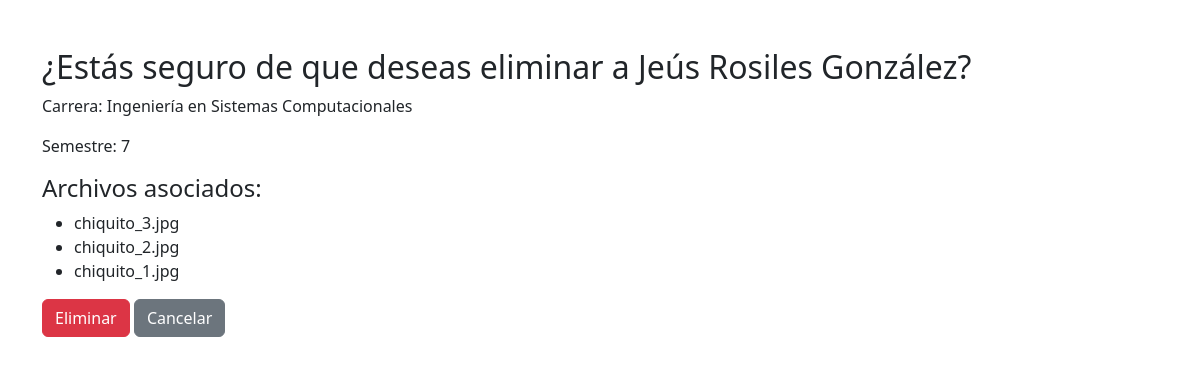
Screenshot of /estudiante/eliminar/9/ with the database file from the repository.
### archivos/models.py (models this page shows, shortened)
class Estudiante(models.Model):
    id = models.AutoField(primary_key=True)
    nombre = models.CharField(max_length=100)
    carrera = models.CharField(max_length=100)
    semestre = models.IntegerField()

class Archivos(models.Model):
    estudiante = models.ForeignKey(Estudiante, on_delete=models.CASCADE)
    archivo = models.FileField(upload_to='archivos/')

### archivos/views.py (the view)
# urls.py: path("estudiante/eliminar/<int:estudiante_id>/", eliminar_estudiante, name="eliminar_estudiante"),
def eliminar_estudiante(request, estudiante_id):
    estudiante = get_object_or_404(Estudiante, id=estudiante_id)
    if request.method == "POST":
        estudiante.delete()
        return redirect("crear_estudiante")
    archivos = Archivos.objects.filter(estudiante=estudiante)
    return render(request, "confirmar_eliminar.html", {"estudiante": estudiante, "archivos": archivos})

### archivos/templates/confirmar_eliminar.html (shortened to what this page needs)
<!DOCTYPE html>
<html>
<head>
    <link href="https://cdn.jsdelivr.net/npm/bootstrap@5.3.8/dist/css/bootstrap.min.css" rel="stylesheet">
</head>
<body>
    <div class="container mt-5">
        <h2>¿Estás seguro de que deseas eliminar a {{ estudiante.nombre }}?</h2>
        <p>Carrera: {{ estudiante.carrera }}</p>
        <p>Semestre: {{ estudiante.semestre }}</p>
        <h4>Archivos asociados:</h4>
        <ul>
            {% for archivo in archivos %}
                <li>{{ archivo.archivo.name|cut:'archivos/' }}</li>
            {% empty %}
                <li>No hay archivos subidos.</li>
            {% endfor %}
        </ul>
        <form method="post">
            <button type="submit" class="btn btn-danger">Eliminar</button>
            <a href="{% url 'lista_estudiantes' %}" class="btn btn-secondary">Cancelar</a>
        </form>
    </div>
</body>
</html>

### rows the page displays
Estudiante: nombre "Jeús Rosiles González", carrera "Ingeniería en Sistemas Computacionales", semestre "7"
Archivos: archivo.name "chiquito_3.jpg"
Archivos: archivo.name "chiquito_2.jpg"
Archivos: archivo.name "chiquito_1.jpg"
